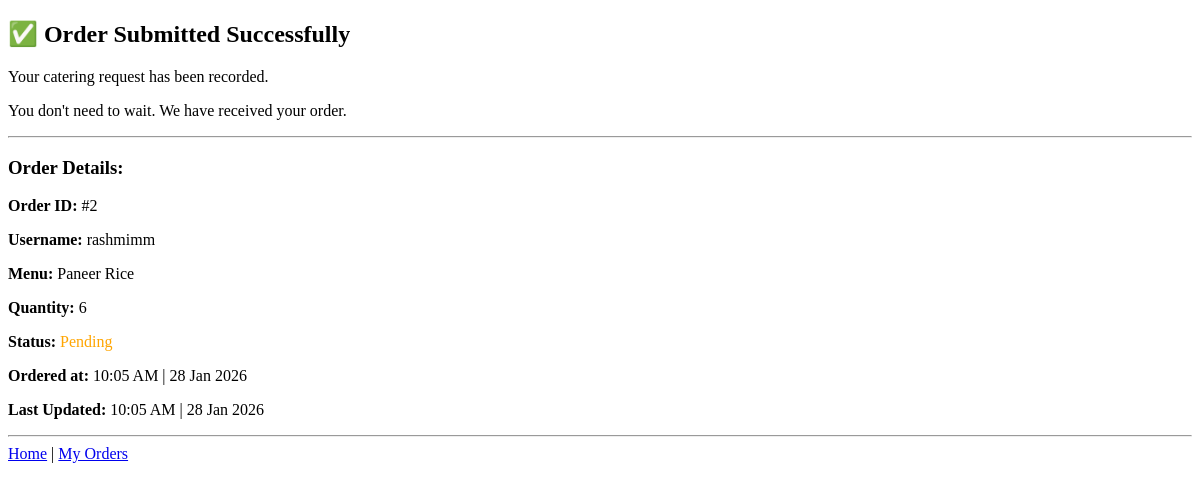
The page /success?order_id=2 on the database as committed earlier.
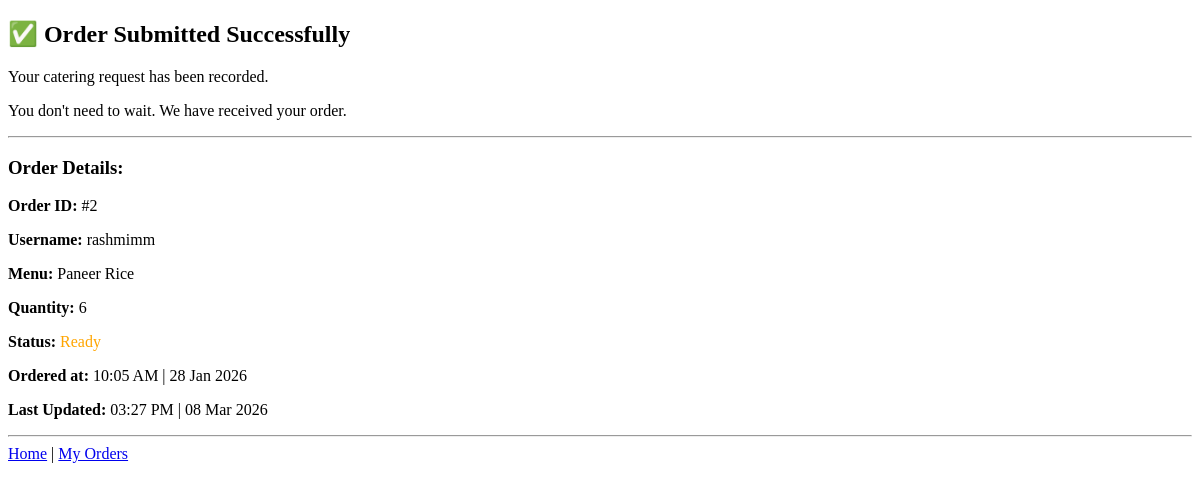
The same page on the database as committed later.
### tables this page shows
CREATE TABLE orders (
            id INTEGER PRIMARY KEY AUTOINCREMENT,
            username TEXT NOT NULL,
            menu TEXT NOT NULL,
            quantity INTEGER NOT NULL,
            time TEXT NOT NULL,
            status TEXT NOT NULL,
            status_time TEXT NOT NULL
        );

### app.py (the view)
@app.route("/success", methods=["GET"])
def success():
    order_id = request.args.get("order_id")
    if order_id is None:
        return redirect(url_for("index"))
    conn = get_db_connection()
    order = conn.execute('SELECT * FROM orders WHERE id = ?', (order_id,)).fetchone()
    conn.close()
    if order is None:
        return redirect(url_for("index"))
    return render_template("success.html", order=order)

### app.py (called while the page is built)
def get_db_connection():
    conn = sqlite3.connect(DATABASE)
    conn.row_factory = sqlite3.Row  # Return rows as dictionaries
    return conn

### templates/success.html (shortened to what this page needs)
<!DOCTYPE html>
<html>
<head>
</head>
<body>
  <h2>✅ Order Submitted Successfully</h2>
  <p>Your catering request has been recorded.</p>
  <p>You don't need to wait. We have received your order.</p>
  <hr>
  <h3>Order Details:</h3>
  <p><strong>Order ID:</strong> #{{ order.id }}</p>
  <p><strong>Username:</strong> {{ order.username }}</p>
  <p><strong>Menu:</strong> {{ order.menu }}</p>
  <p><strong>Quantity:</strong> {{ order.quantity }}</p>
  <p><strong>Status:</strong> <span style="color: orange;">{{ order.status }}</span></p>
  <p><strong>Ordered at:</strong> {{ order.time }}</p>
  <p><strong>Last Updated:</strong> {{ order.status_time }}</p>
  <hr>
  <a href="/">Home</a> | <a href="{{ url_for('my_orders') }}">My Orders</a>
</body>
</html>

Rows that differ between the two databases and show on the page:
changed orders "rashmimm": status "Pending" → "Ready"; status_time "10:05 AM | 28 Jan 2026" → "03:27 PM | 08 Mar 2026"
